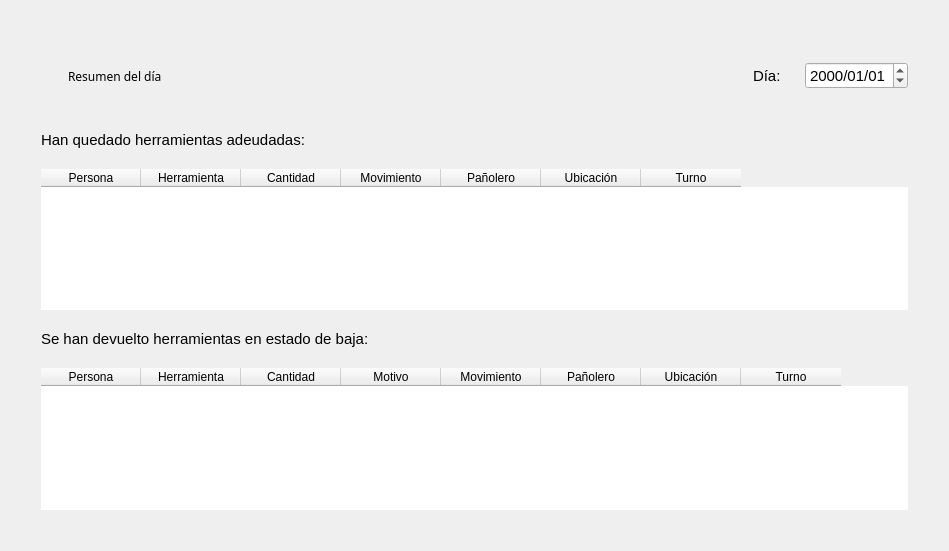
<?xml version="1.0" encoding="UTF-8"?>
<ui version="4.0">
 <class>Form</class>
 <widget class="QWidget" name="Form">
  <property name="geometry">
   <rect>
    <x>0</x>
    <y>0</y>
    <width>949</width>
    <height>551</height>
   </rect>
  </property>
  <property name="windowTitle">
   <string>Form</string>
  </property>
  <property name="styleSheet">
   <string notr="true"/>
  </property>
  <layout class="QHBoxLayout" name="horizontalLayout_4">
   <item>
    <layout class="QVBoxLayout" name="verticalLayout">
     <property name="spacing">
      <number>20</number>
     </property>
     <property name="leftMargin">
      <number>30</number>
     </property>
     <property name="topMargin">
      <number>30</number>
     </property>
     <property name="rightMargin">
      <number>30</number>
     </property>
     <property name="bottomMargin">
      <number>30</number>
     </property>
     <item>
      <layout class="QHBoxLayout" name="horizontalLayout_2">
       <item>
        <widget class="QLabel" name="label_2">
         <property name="sizePolicy">
          <sizepolicy hsizetype="Fixed" vsizetype="Fixed">
           <horstretch>0</horstretch>
           <verstretch>0</verstretch>
          </sizepolicy>
         </property>
         <property name="text">
          <string/>
         </property>
         <property name="pixmap">
          <pixmap>lupa.png</pixmap>
         </property>
        </widget>
       </item>
       <item>
        <widget class="QLabel" name="label">
         <property name="sizePolicy">
          <sizepolicy hsizetype="Fixed" vsizetype="Fixed">
           <horstretch>0</horstretch>
           <verstretch>0</verstretch>
          </sizepolicy>
         </property>
         <property name="minimumSize">
          <size>
           <width>0</width>
           <height>70</height>
          </size>
         </property>
         <property name="font">
          <font>
           <family>Oswald</family>
           <weight>50</weight>
           <bold>false</bold>
          </font>
         </property>
         <property name="text">
          <string>Resumen del día</string>
         </property>
        </widget>
       </item>
       <item>
        <spacer name="horizontalSpacer_2">
         <property name="orientation">
          <enum>Qt::Horizontal</enum>
         </property>
         <property name="sizeHint" stdset="0">
          <size>
           <width>40</width>
           <height>20</height>
          </size>
         </property>
        </spacer>
       </item>
       <item>
        <widget class="QLabel" name="label_5">
         <property name="font">
          <font>
           <pointsize>11</pointsize>
          </font>
         </property>
         <property name="text">
          <string>Día: </string>
         </property>
        </widget>
       </item>
       <item>
        <widget class="QDateEdit" name="hastaFecha">
         <property name="font">
          <font>
           <pointsize>11</pointsize>
          </font>
         </property>
         <property name="minimumDateTime">
          <datetime>
           <hour>0</hour>
           <minute>0</minute>
           <second>0</second>
           <year>1963</year>
           <month>3</month>
           <day>9</day>
          </datetime>
         </property>
         <property name="minimumDate">
          <date>
           <year>1963</year>
           <month>3</month>
           <day>9</day>
          </date>
         </property>
         <property name="displayFormat">
          <string>yyyy/MM/dd</string>
         </property>
        </widget>
       </item>
       <item>
        <layout class="QHBoxLayout" name="horizontalLayout_3"/>
       </item>
      </layout>
     </item>
     <item>
      <widget class="QLabel" name="labelDeudas">
       <property name="maximumSize">
        <size>
         <width>16777215</width>
         <height>20</height>
        </size>
       </property>
       <property name="font">
        <font>
         <pointsize>11</pointsize>
        </font>
       </property>
       <property name="text">
        <string>Han quedado herramientas adeudadas:</string>
       </property>
      </widget>
     </item>
     <item>
      <widget class="QTableWidget" name="tablaDeudas">
       <property name="enabled">
        <bool>true</bool>
       </property>
       <property name="frameShape">
        <enum>QFrame::NoFrame</enum>
       </property>
       <column>
        <property name="text">
         <string>Persona</string>
        </property>
       </column>
       <column>
        <property name="text">
         <string>Herramienta</string>
        </property>
       </column>
       <column>
        <property name="text">
         <string>Cantidad</string>
        </property>
       </column>
       <column>
        <property name="text">
         <string>Movimiento</string>
        </property>
       </column>
       <column>
        <property name="text">
         <string>Pañolero</string>
        </property>
       </column>
       <column>
        <property name="text">
         <string>Ubicación</string>
        </property>
       </column>
       <column>
        <property name="text">
         <string>Turno</string>
        </property>
       </column>
      </widget>
     </item>
     <item>
      <widget class="QLabel" name="labelBaja">
       <property name="font">
        <font>
         <pointsize>11</pointsize>
        </font>
       </property>
       <property name="text">
        <string>Se han devuelto herramientas en estado de baja:</string>
       </property>
      </widget>
     </item>
     <item>
      <widget class="QTableWidget" name="tablaBaja">
       <property name="frameShape">
        <enum>QFrame::NoFrame</enum>
       </property>
       <column>
        <property name="text">
         <string>Persona</string>
        </property>
       </column>
       <column>
        <property name="text">
         <string>Herramienta</string>
        </property>
       </column>
       <column>
        <property name="text">
         <string>Cantidad</string>
        </property>
       </column>
       <column>
        <property name="text">
         <string>Motivo</string>
        </property>
       </column>
       <column>
        <property name="text">
         <string>Movimiento</string>
        </property>
       </column>
       <column>
        <property name="text">
         <string>Pañolero</string>
        </property>
       </column>
       <column>
        <property name="text">
         <string>Ubicación</string>
        </property>
       </column>
       <column>
        <property name="text">
         <string>Turno</string>
        </property>
       </column>
      </widget>
     </item>
     <item>
      <spacer name="verticalSpacer">
       <property name="orientation">
        <enum>Qt::Vertical</enum>
       </property>
       <property name="sizeHint" stdset="0">
        <size>
         <width>20</width>
         <height>40</height>
        </size>
       </property>
      </spacer>
     </item>
    </layout>
   </item>
  </layout>
 </widget>
 <resources/>
 <connections/>
</ui>
